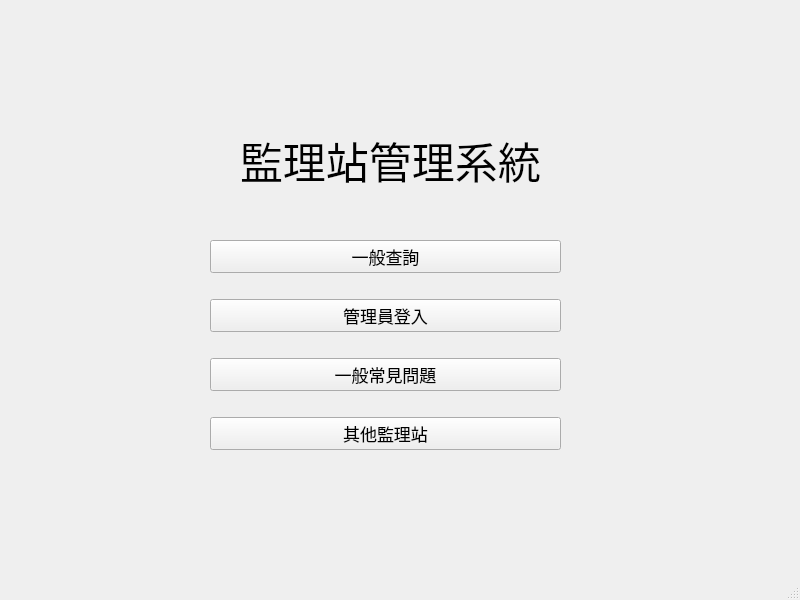
<?xml version="1.0" encoding="UTF-8"?>
<ui version="4.0">
 <class>MainWindow</class>
 <widget class="QMainWindow" name="MainWindow">
  <property name="geometry">
   <rect>
    <x>0</x>
    <y>0</y>
    <width>800</width>
    <height>600</height>
   </rect>
  </property>
  <property name="windowTitle">
   <string>MainWindow</string>
  </property>
  <widget class="QWidget" name="centralwidget">
   <widget class="QLabel" name="label">
    <property name="geometry">
     <rect>
      <x>240</x>
      <y>110</y>
      <width>301</width>
      <height>101</height>
     </rect>
    </property>
    <property name="font">
     <font>
      <pointsize>32</pointsize>
     </font>
    </property>
    <property name="text">
     <string>監理站管理系統</string>
    </property>
   </widget>
   <widget class="QWidget" name="layoutWidget">
    <property name="geometry">
     <rect>
      <x>210</x>
      <y>220</y>
      <width>351</width>
      <height>251</height>
     </rect>
    </property>
    <layout class="QVBoxLayout" name="verticalLayout">
     <item>
      <widget class="QPushButton" name="pushButton_2">
       <property name="font">
        <font>
         <pointsize>13</pointsize>
        </font>
       </property>
       <property name="text">
        <string>一般查詢</string>
       </property>
      </widget>
     </item>
     <item>
      <widget class="QPushButton" name="pushButton_4">
       <property name="font">
        <font>
         <pointsize>13</pointsize>
        </font>
       </property>
       <property name="text">
        <string>管理員登入</string>
       </property>
      </widget>
     </item>
     <item>
      <widget class="QPushButton" name="pushButton_5">
       <property name="font">
        <font>
         <pointsize>13</pointsize>
        </font>
       </property>
       <property name="text">
        <string>一般常見問題</string>
       </property>
      </widget>
     </item>
     <item>
      <widget class="QPushButton" name="pushButton_6">
       <property name="font">
        <font>
         <pointsize>13</pointsize>
        </font>
       </property>
       <property name="text">
        <string>其他監理站</string>
       </property>
      </widget>
     </item>
    </layout>
   </widget>
  </widget>
  <widget class="QMenuBar" name="menubar">
   <property name="geometry">
    <rect>
     <x>0</x>
     <y>0</y>
     <width>800</width>
     <height>21</height>
    </rect>
   </property>
  </widget>
  <widget class="QStatusBar" name="statusbar"/>
 </widget>
 <resources/>
 <connections/>
</ui>
